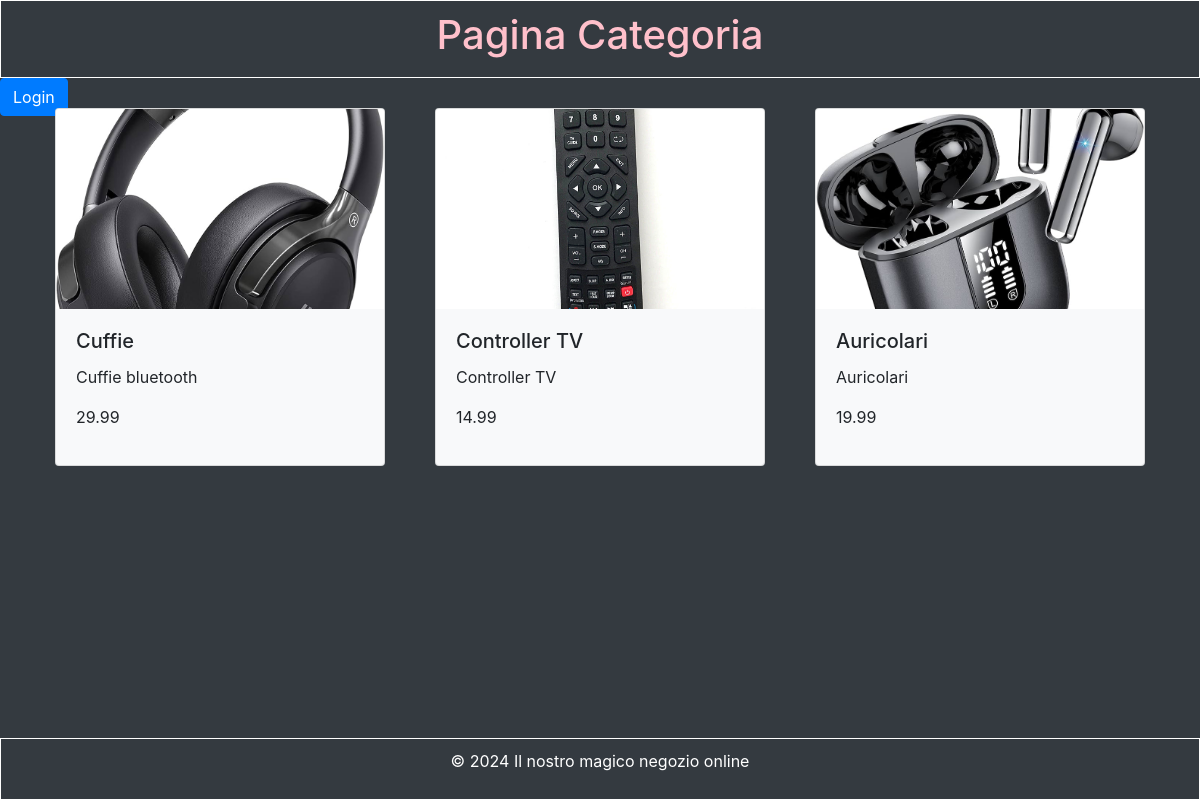
The page /pages/category.php?id=1 on the database its author committed.
### tables this page shows
CREATE TABLE Products (
  id INT AUTO_INCREMENT,
  name VARCHAR(255),
  description TEXT,
  price DECIMAL(10,2),
  immagine VARCHAR(255),
  idCategoria INT,
  PRIMARY KEY(id),
  foreign key (idCategoria) references Categories(id)
);

### pages/category.php (the view, shortened to what this page needs)
<?php
include "Connessione.php";
$idCategoria = $_GET['id'];
$result = $conn->query("SELECT * FROM Products WHERE idCategoria = $idCategoria");
?>
    <!DOCTYPE html>
    <html>
    <head>
        <link rel="stylesheet" href="../css/style.css">
        <link rel="stylesheet" href="https://stackpath.bootstrapcdn.com/bootstrap/4.3.1/css/bootstrap.min.css">
    </head>
    <body class="bg-dark">
    <header>
        <h1>Pagina Categoria</h1>
        <div class="button-container">
            <?php if (isset($_SESSION['username'])): ?>
                <form action="logout.php" method="post">
                    <button type="submit" class="btn btn-primary">Logout</button>
                </form>
            <?php else: ?>
                <a href="login.php" class="btn btn-primary">Login</a>
            <?php endif; ?>
        </div>
    </header>
    <main>
        <div class="container">
            <div class="row">
                <?php
                while ($row = $result->fetch_assoc())
                {
                    echo '<div class="col-sm-4">';
                    echo '<div class="card bg-light">';
                    echo '<a href="prodotto.php?id=' . $row['id'] . '">';
                    echo '<img src="' . $row['immagine'] . '" class="card-img-top img-fluid" alt="' . $row['name'] . '">';
                    echo '</a>';
                    echo '<div class="card-body">';
                    echo '<h5 class="card-title">' . $row['name'] . '</h5>';
                    echo '<p class="card-text">' . $row['description'] . '</p>';
                    echo '<p class="card-text">' . $row['price'] . '</p>';
                    echo '</div>';
                    echo '</div>';
                    echo '</div>';
                }
                ?>
            </div>
        </div>
    </main>
    <footer>
        <p>&copy; 2024 Il nostro magico negozio online</p>
    </footer>
    </body>
    </html>

### css/style.css (style rules this page uses)
h1 { color: pink; font-size: 20px; text-align: center; }
a { text-decoration: none; color: black; }
body { background: #343a40; color: white; }
header { background-color: transparent; color: black; padding: 10px; text-align: center; border: 1px solid white; }
main { padding: 20px; }
footer { background-color: transparent; color: white; text-align: center; padding: 10px; position: fixed; bottom: 0; width: 100%; border: 1px solid white; }
.card { margin: 10px; }

### pages/category.php (style rules this page uses)
.card-img-top { width: 100%; height: 200px; object-fit: cover; }
.button-container { position: absolute; top: 0; left: 0; margin-top: 78px; }

### rows shown on the page
products: immagine (picture), name "Cuffie", description "Cuffie bluetooth", price "29.99"
products: immagine (picture), name "Controller TV", description "Controller TV", price "14.99"
products: immagine (picture), name "Auricolari", description "Auricolari", price "19.99"
